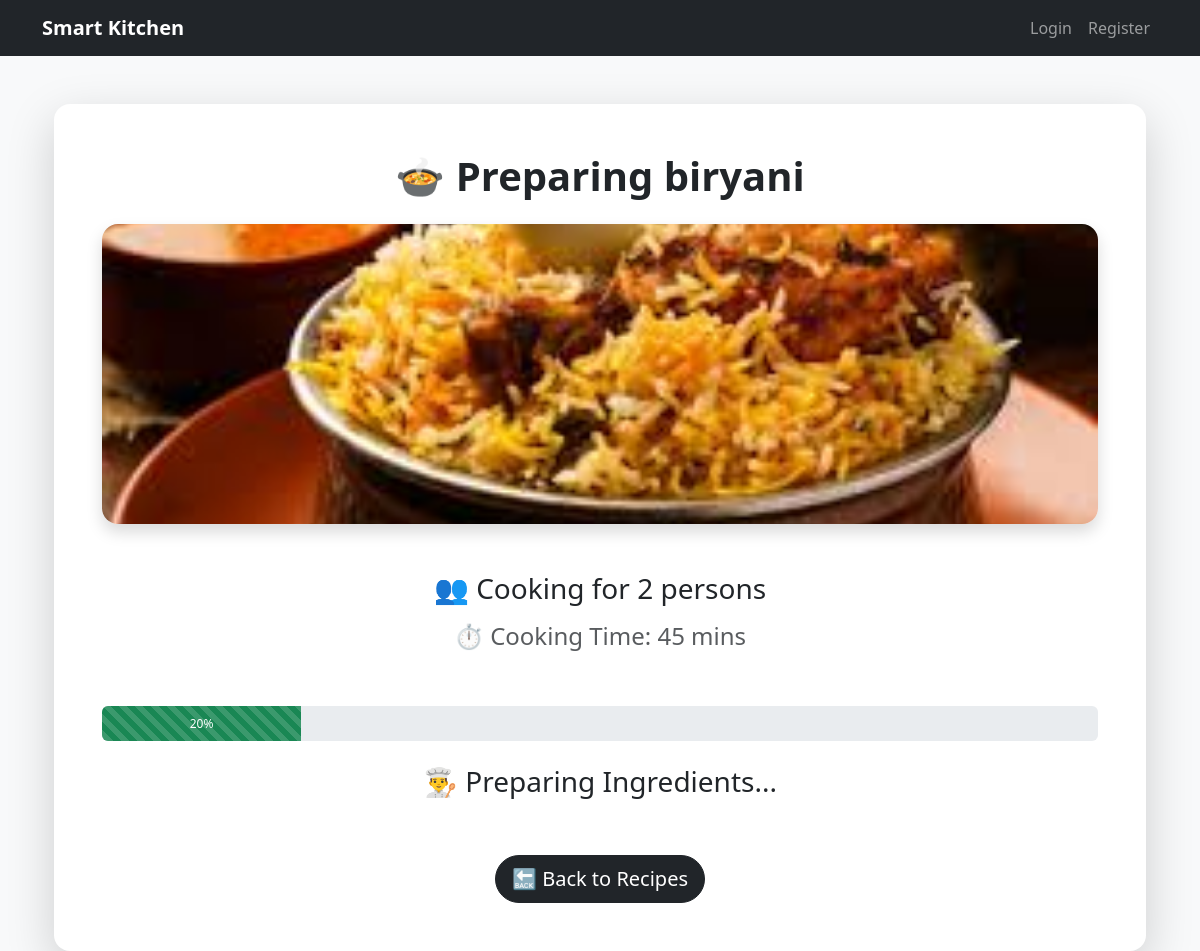
The page /api/recipes/cooking/1/ on the database its author committed.
### recipes/models.py (models this page shows, shortened)
class Recipe(models.Model):
    DIFFICULTY_CHOICES = [
        ('Easy', 'Easy'),
        ('Medium', 'Medium'),
        ('Hard', 'Hard')
    ]
    MEAL_TYPE_CHOICES = [
        ('Breakfast', 'Breakfast'),
        ('Lunch', 'Lunch'),
        ('Dinner', 'Dinner'),
        ('Snacks', 'Snacks'),
        ('Dessert', 'Dessert')
    ]
    FOOD_TYPE_CHOICES = [
        ('Veg', 'Veg'),
        ('Non-Veg', 'Non-Veg')
    ]
    name = models.CharField(max_length=100)
    tamil_name = models.CharField(
        max_length=200,
        blank=True,
        null=True
    )
    base_persons = models.IntegerField(default=2)
    servings = models.IntegerField(default=1)
    image = models.ImageField(
    upload_to='recipes/',null=True,blank=True)
    description = models.TextField()
    cooking_time = models.IntegerField(
        default=0
    )
    difficulty = models.CharField(
        max_length=20,
        choices=DIFFICULTY_CHOICES,
        default='Easy'
    )
    cuisine_type = models.CharField(
        max_length=100,
        default='South Indian'
    )
    meal_type = models.CharField(
        max_length=20,
        choices=MEAL_TYPE_CHOICES,
        default='Lunch'
    )
    food_type = models.CharField(
        max_length=20,
        choices=FOOD_TYPE_CHOICES,
        default='Veg'
    )
    views = models.IntegerField(
        default=0
    )
    likes = models.IntegerField(
        default=0
    )
    favorites = models.ManyToManyField(
        settings.AUTH_USER_MODEL,
        blank=True,
        related_name='favorite_recipes'
    )

### recipes/views.py (the view)
# urls.py: path('cooking/<int:pk>/', cooking_live, name='cooking_live'),
def cooking_live(request, pk):
    recipe = get_object_or_404(
        Recipe,
        pk=pk
    )
    persons = request.GET.get(
        'persons',
        recipe.base_persons
    )
    context = {
        'recipe': recipe,
        'persons': persons
    }
    return render(
        request,
        'recipes/cooking_live.html',
        context
    )

### recipes/templates/recipes/cooking_live.html (shortened to what this page needs)
{% extends 'base.html' %}
{% block content %}
<div class="container mt-5">
    <div class="card shadow-lg border-0 rounded-4 p-5 text-center">
        <h1 class="fw-bold mb-4">
            🍲 Preparing {{ recipe.name }}
        </h1>
        {% if recipe.image %}
            <img
                src="{{ recipe.image.url }}"
                class="img-fluid rounded-4 shadow"
                style="
                    height:300px;
                    object-fit:cover;
                "
            >
        {% endif %}
        <div class="mt-5">
            <h3>
                👥 Cooking for
                {{ persons }} persons
            </h3>
            <h4 class="mt-3 text-muted">
                ⏱ Cooking Time:
                {{ recipe.cooking_time }} mins
            </h4>
        </div>
        <div class="mt-5">
            <div
                class="progress"
                style="height:35px;"
            >
                <div
                    id="progressBar"
                    class="progress-bar progress-bar-striped progress-bar-animated bg-success"
                    style="width:0%"
                >
                </div>
            </div>
        </div>
        <div class="mt-4">
            <h3 id="statusText">
            </h3>
        </div>
        <div class="mt-5">
            <a
                href="{% url 'recipe_list' %}"
                class="btn btn-dark btn-lg rounded-pill"
            >
                🔙 Back to Recipes
            </a>
        </div>
    </div>
</div>
{% endblock %}

### rows shown on the page
Recipe: name "biryani", image (picture), cooking_time "45"

### other values the page prints
{{ persons }} "2"
